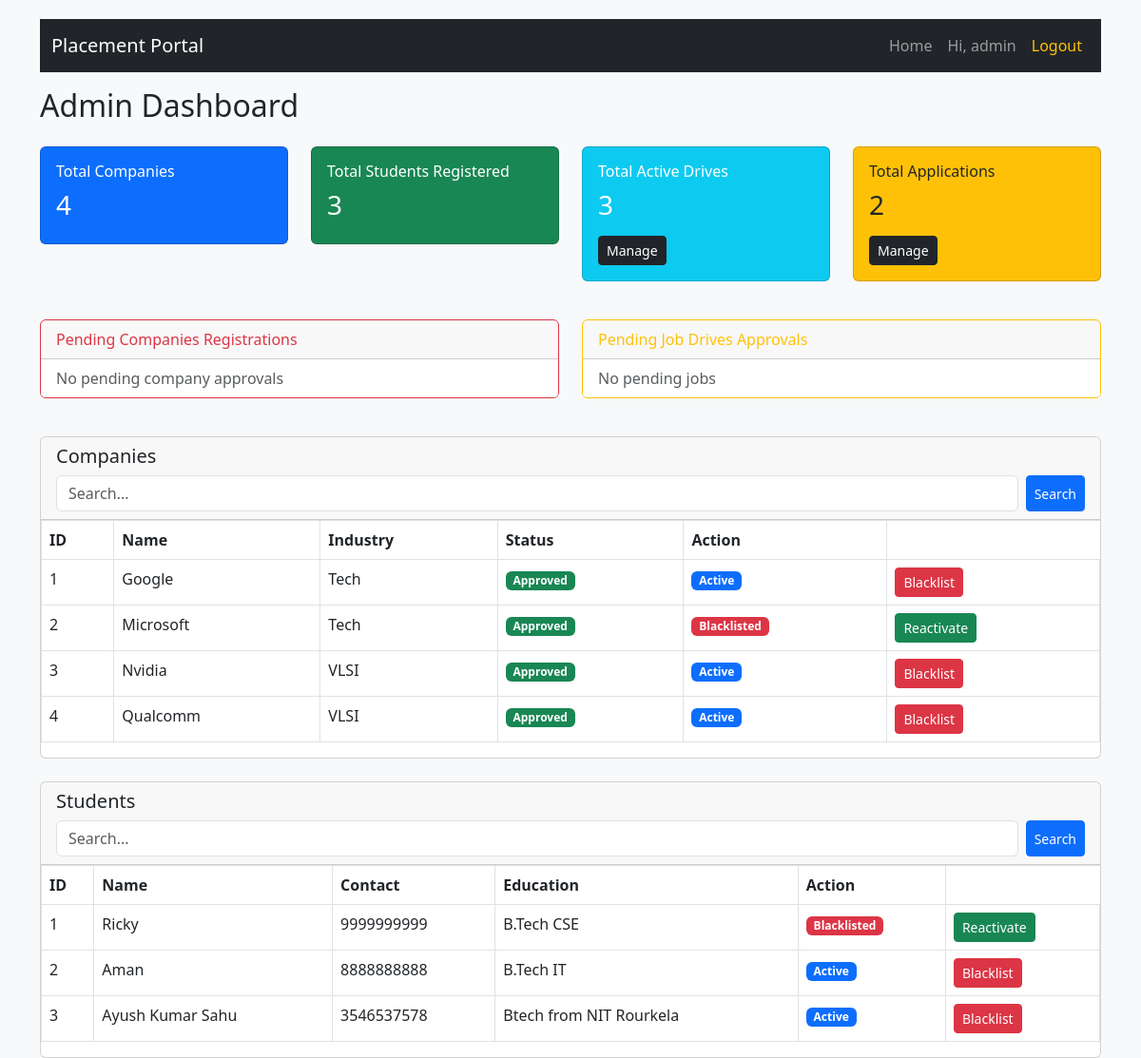
The page /admin (signed in) on the database its author committed.
### application/database/models.py (models this page shows)
class User(db.Model, UserMixin):
    __tablename__ = 'user'
    id = db.Column(db.Integer, primary_key=True)
    username = db.Column(db.String(50), unique=True, nullable=False)
    hashedpassword = db.Column(db.String(length = 128), nullable=False)
    role = db.Column(db.String(20), nullable=False) # can be 'admin', 'company', 'student'
    status = db.Column(db.Boolean, default=True) # for blacklisitng purposes
    student_profile = db.relationship('Student', backref='user', uselist=False, cascade="all, delete-orphan")
    company_profile = db.relationship('Company', backref='user', uselist=False, cascade="all, delete-orphan")

class Company(db.Model):
    __tablename__ = 'company'
    id = db.Column(db.Integer, primary_key=True)
    user_id = db.Column(db.Integer, db.ForeignKey('user.id'), unique=True, nullable=False)
    company_name = db.Column(db.String(100), nullable=False)
    industry = db.Column(db.String(100),nullable = False)
    HRcontact = db.Column(db.String(10),nullable = False)
    approval = db.Column(db.Boolean, default=False) # Approval of the Admin for the company
    drives = db.relationship('Placements', backref='company', lazy=True, cascade="all, delete-orphan")

class Student(db.Model):
    __tablename__ = 'student'
    id = db.Column(db.Integer, primary_key=True)
    user_id = db.Column(db.Integer, db.ForeignKey('user.id'), unique=True, nullable=False)
    name = db.Column(db.String(100), nullable=False)
    contact = db.Column(db.String(20))
    education = db.Column(db.String(200))
    skills = db.Column(db.Text)
    resume = db.Column(db.String(255))
    applications = db.relationship('Application', backref='student', lazy=True, cascade="all, delete-orphan")

### application/admin_mgmt.py (the view)
@app.route('/admin')
@login_required
@role_required('admin')
def admin_dashboard():
    totalCompanies = models.Company.query.count()
    total_students = models.Student.query.count()
    drivesCount = models.Placements.query.count()
    total_apps = models.Application.query.count()
    p_comp = models.Company.query.filter_by(approval=False).all()
    pending_jobs = models.Placements.query.filter_by(admin_approval=False).all()
    s = request.args.get('search_student', '')
    if s != '' and len(s) > 0:
        student_query = models.Student.query.join(models.User)
        filters = []
        filters.append(models.Student.name.ilike(f'%{s}%'))
        filters.append(models.Student.contact.ilike(f'%{s}%'))
        if s.isdigit():
            filters.append(models.Student.id ==  int(s))
        students = student_query.filter(or_(*filters)).all()
    else:
        students = models.Student.query.all()
    search_comp = request.args.get('search_company', '')
    if search_comp  !=  '':
        company_query = models.Company.query.join(models.User)
        f_list = [
            models.Company.company_name.ilike(f'%{search_comp}%'),
            models.Company.industry.ilike(f'%{search_comp}%')
        ]
        companies = company_query.filter(or_(*f_list)).all()
    else:
        companies = models.Company.query.all()
    return render_template(
        'admin.html',
        total_companies=totalCompanies,
        total_students=total_students,
        total_drives=drivesCount,
        total_applications=total_apps,
        pending_jobs=pending_jobs,
        pending_comp=p_comp,
        students=students,
        companies=companies,
        search_student=s,
        search_company=search_comp
    )

### application/__init__.py (called while the page is built)
@login_manager.user_loader
def load_user(user_id):
    return models.User.query.get(int(user_id))

def role_required(*roles):
    def wrapper(fn):
        @wraps(fn)
        def decorated_view(*args,**kwargs):
            if not current_user.is_authenticated:
                return login_manager.unauthorized()
            if current_user.role not in roles:
                flash("You do not have permission to access this page", "danger")
                return redirect(url_for('login'))
            return fn(*args , **kwargs)
        return decorated_view
    return wrapper

### application/templates/admin.html
{% extends "base.html" %}
{% block content %}
<div class="d-flex justify-content-between mb-3">
    <h2>Admin Dashboard</h2>
</div>
<div class="row mb-4">
    <div class="col-md-3 mb-3">
        <div class="card bg-primary text-white">
            <div class="card-body">
                <h6>Total Companies</h6>
                <h3>{{ total_companies }}</h3>
            </div>
        </div>
    </div>
    <div class="col-md-3 mb-3">
        <div class="card bg-success text-white">
            <div class="card-body">
                <h6>Total Students Registered</h6>
                <h3>{{ total_students }}</h3>
            </div>
        </div>
    </div>
    <div class="col-md-3 mb-3">
        <div class="card bg-info text-white">
            <div class="card-body">
                <h6>Total Active Drives</h6>
                <h3>{{ total_drives }}</h3>
                <a href="{{ url_for('admin_drives') }}" class="btn btn-dark btn-sm mt-2">Manage</a>
            </div>
        </div>
    </div>
    <div class="col-md-3 mb-3">
        <div class="card bg-warning">
            <div class="card-body">
                <h6>Total Applications</h6>
                <h3>{{ total_applications }}</h3>
                <a href="{{ url_for('admin_applications') }}" class="btn btn-dark btn-sm mt-2">Manage</a>
            </div>
        </div>
    </div>
</div>
<div class="row mb-4">
    <div class="col-md-6 mb-3">
        <div class="card border-danger">
            <div class="card-header text-danger">
                Pending Companies Registrations
            </div>
            <ul class="list-group list-group-flush">
                {% if pending_comp %}
                    {% for comp in pending_comp %}
                    <li class="list-group-item d-flex justify-content-between">
                        <div>
                            <b>{{ comp.company_name }}</b><br>
                            <small>{{ comp.industry }}</small>
                        </div>
                        <div>
                            <a href="{{ url_for('approve_company', company_id=comp.id) }}" class="btn btn-success btn-sm">Approve</a>
                            <a href="{{ url_for('reject_company', company_id=comp.id) }}" class="btn btn-danger btn-sm">Reject</a>
                        </div>
                    </li>
                    {% endfor %}
                {% else %}
                    <li class="list-group-item text-muted">No pending company approvals</li>
                {% endif %}
            </ul>
        </div>
    </div>
    <div class="col-md-6 mb-3">
        <div class="card border-warning">
            <div class="card-header text-warning">
                Pending Job Drives Approvals
            </div>
            <ul class="list-group list-group-flush">
                {% if pending_jobs %}
                    {% for job in pending_jobs %}
                    <li class="list-group-item d-flex justify-content-between">
                        <div>
                            <b>{{ job.title }}</b><br>
                            <small>{{ job.company.company_name }}</small>
                        </div>
                        <div>
                            <a href="{{ url_for('approve_job', job_id=job.id) }}" class="btn btn-success btn-sm">Approve</a>
                            <a href="{{ url_for('reject_job', job_id=job.id) }}" class="btn btn-danger btn-sm">Reject</a>
                        </div>
                    </li>
                    {% endfor %}
                {% else %}
                    <li class="list-group-item text-muted">No pending jobs</li>
                {% endif %}
            </ul>
        </div>
    </div>
</div>
<div class="card mb-4">
    <div class="card-header">
        <h5>Companies</h5>
        <form method="GET" action="{{ url_for('admin_dashboard') }}" class="d-flex mt-2">
            <input type="text" name="search_company" class="form-control me-2" placeholder="Search..." value="{{ search_company }}">
            <button class="btn btn-primary btn-sm">Search</button>
        </form>
    </div>
    <div class="table-responsive">
        <table class="table table-bordered">
            <tr>
                <th>ID</th>
                <th>Name</th>
                <th>Industry</th>
                <th>Status</th>
                <th>Action</th>
            </tr>
            {% for comp in companies %}
            <tr>
                <td>{{ comp.id }}</td>
                <td>{{ comp.company_name }}</td>
                <td>{{ comp.industry }}</td>
                <td>
                    {% if comp.approval %}
                        <span class="badge bg-success">Approved</span>
                    {% else %}
                        <span class="badge bg-warning">Pending</span>
                    {% endif %}
                </td>
                    <td>
                        {% if comp.user.status %}
                            <span class="badge bg-primary">Active</span>
                        {% else %}
                            <span class="badge bg-danger">Blacklisted</span>
                        {% endif %}
                    </td>
                    <td>
                        {% if comp.user.status %}
                            <a href="{{ url_for('toggle_user_status', user_id=comp.user_id) }}" class="btn btn-danger btn-sm">Blacklist</a>
                        {% else %}
                            <a href="{{ url_for('toggle_user_status', user_id=comp.user_id) }}" class="btn btn-success btn-sm">Reactivate</a>
                        {% endif %}
                    </td>
            </tr>
            {% endfor %}
        </table>
    </div>
</div>
<div class="card">
    <div class="card-header">
        <h5>Students</h5>
        <form method="GET" action="{{ url_for('admin_dashboard') }}" class="d-flex mt-2">
            <input type="text" name="search_student" class="form-control me-2" placeholder="Search..." value="{{ search_student }}">
            <button class="btn btn-primary btn-sm">Search</button>
        </form>
    </div>
    <div class="table-responsive">
        <table class="table table-bordered">
            <tr>
                <th>ID</th>
                <th>Name</th>
                <th>Contact</th>
                <th>Education</th>
                <th>Action</th>
            </tr>
            {% for student in students %}
            <tr>
                <td>{{ student.id }}</td>
                <td>{{ student.name }}</td>
                <td>{{ student.contact }}</td>
                <td>{{ student.education }}</td>
                <td>
                    {% if student.user.status %}
                            <span class="badge bg-primary">Active</span>
                    {% else %}
                            <span class="badge bg-danger">Blacklisted</span>
                    {% endif %}
                </td>
                <td>
                    {% if student.user.status %}
                            <a href="{{ url_for('toggle_user_status', user_id=student.user_id) }}" class="btn btn-danger btn-sm">Blacklist</a>
                    {% else %}
                            <a href="{{ url_for('toggle_user_status', user_id=student.user_id) }}" class="btn btn-success btn-sm">Reactivate</a>
                    {% endif %}
                </td>
            </tr>
            {% endfor %}
        </table>
    </div>
</div>
{% endblock %}

### application/templates/base.html (shortened to what this page needs)
<!DOCTYPE html>
<html lang="en">
<head>
    <link href="https://cdn.jsdelivr.net/npm/bootstrap@5.3.0/dist/css/bootstrap.min.css" rel="stylesheet">
</head>
<body>
<div class="container">
    <nav class="navbar navbar-expand-lg navbar-dark bg-dark mb-3">
        <div class="container-fluid">
            <a class="navbar-brand" href="{{ url_for('home') }}">Placement Portal</a>
            <div class="collapse navbar-collapse" id="navBar">
                <ul class="navbar-nav ms-auto">
                    <li class="nav-item">
                        <a class="nav-link" href="{{ url_for('home') }}">Home</a>
                    </li>
                    {% if current_user.is_authenticated %}
                        <li class="nav-item">
                            <span class="nav-link">Hi, {{ current_user.username }}</span>
                        </li>
                        <li class="nav-item">
                            <a class="nav-link text-warning" href="{{ url_for('logout') }}">Logout</a>
                        </li>
                    {% endif %}
                </ul>
            </div>
        </div>
    </nav>
    <div>
        {% block content %}{% endblock %}
    </div>
</div>
</body>
</html>

### application/templates/base.html (style rules this page uses)
body { padding-top: 20px; background-color: #f8f9fa; }

### rows shown on the page
User: username "admin"
Company: id "1", company_name "Google", industry "Tech", approval "Approved", shows "Active"
Company: id "2", company_name "Microsoft", industry "Tech", approval "Approved", shows "Blacklisted"
Company: id "3", company_name "Nvidia", industry "VLSI", approval "Approved", shows "Active"
Company: id "4", company_name "Qualcomm", industry "VLSI", approval "Approved", shows "Active"
Student: id "1", name "Ricky", contact "9999999999", education "B.Tech CSE", shows "Blacklisted"
Student: id "2", name "Aman", contact "8888888888", education "B.Tech IT", shows "Active"
Student: id "3", name "Ayush Kumar Sahu", contact "3546537578", education "Btech from NIT Rourkela", shows "Active"

### other values the page prints
{{ total_companies }} "4"
{{ total_students }} "3"
{{ total_drives }} "3"
{{ total_applications }} "2"
